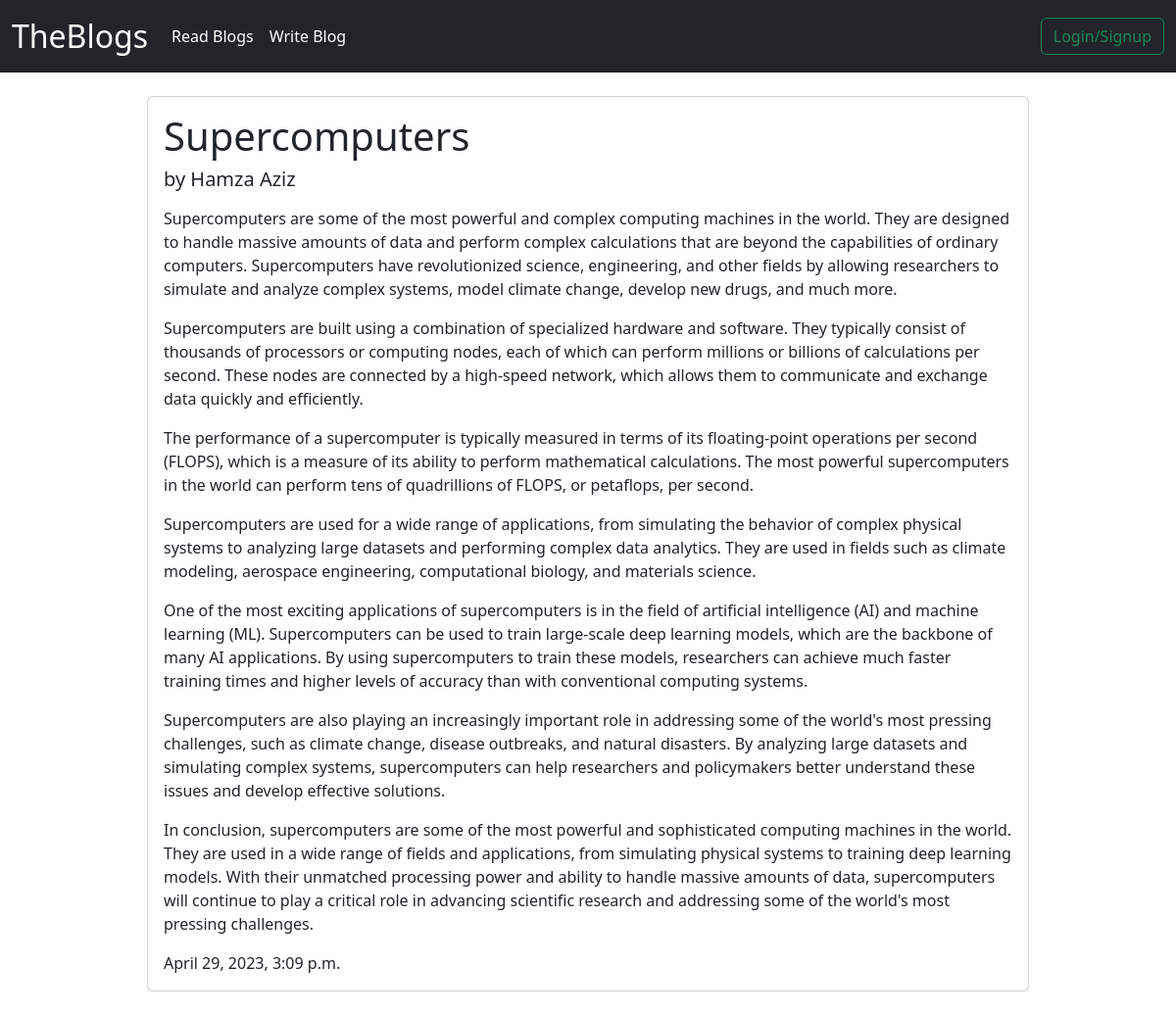
Screenshot of /blogs/2 with the database file from the repository.
### Blogs/models.py (models this page shows)
class BlogModel(models.Model):
    blog_heading = models.CharField(max_length=200)
    blog_author = models.ForeignKey(User, on_delete=models.CASCADE)     # Using User model as foreign key here
    blog_content = models.TextField()
    created_at = models.DateTimeField(auto_now_add=True)    # Whenever blog is created, data and time at that moment will be added automatically

### Blogs/views.py (the view)
# urls.py: path('blogs/<blog_id>', views.complete_blog)
def complete_blog(request, blog_id):
    blog = models.BlogModel.objects.get(id=blog_id)
    data = {
        'blog' : blog
    }
    return render(request, 'completeblog.html', data)

### Template/completeblog.html
{% include 'header.html' %}
<div class="card w-75 mx-auto my-4">
    <div class="card-body">
      <h1 class="card-title">{{blog.blog_heading}}</h1>
      <h5 class="card-title">by {{blog.blog_author.first_name | title}} {{blog.blog_author.last_name | title}}</h5>
      <p class="card-text">{{blog.blog_content | linebreaks}}</p>
      <p class="card-text">{{blog.created_at}}</p>
    </div>
</div>
{% include 'footer.html' %}

### rows the page displays
BlogModel: blog_heading "Supercomputers", blog_author.first_name "Hamza", blog_author.last_name "Aziz", blog_content "Supercomputers are some of the most powerful and complex computing machines in the world. They are designed to handle massive amounts of data and perform complex calculations that are beyond the capabilities of ordinary computers. Supercomputers have revolutionized science, engineering, and other fields by allowing researchers to simulate and analyze complex systems, model climate change, develop new drugs, and much more. Supercomputers are built using a combination of specialized hardware and software. They typically consist of thousands of processors or computing nodes, each of which can perform millions or billions of calculations per second. These nodes are connected by a high-speed…", created_at "April 29, 2023, 3:09 p.m."
